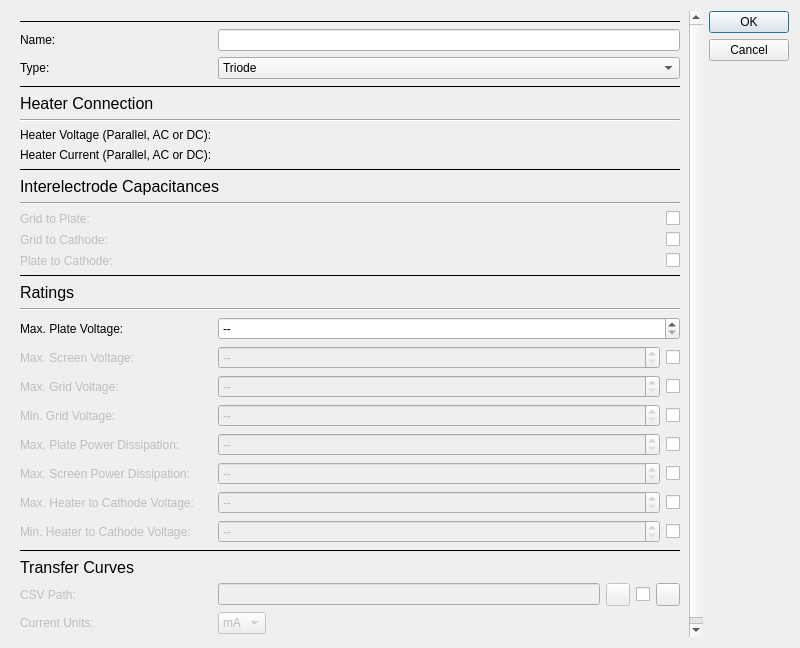
<?xml version="1.0" encoding="UTF-8"?>
<ui version="4.0">
 <class>TubeDataDialog</class>
 <widget class="QDialog" name="TubeDataDialog">
  <property name="geometry">
   <rect>
    <x>0</x>
    <y>0</y>
    <width>800</width>
    <height>648</height>
   </rect>
  </property>
  <property name="minimumSize">
   <size>
    <width>800</width>
    <height>200</height>
   </size>
  </property>
  <property name="windowTitle">
   <string>Create Tube</string>
  </property>
  <layout class="QHBoxLayout" name="horizontalLayout_8">
   <item>
    <widget class="QScrollArea" name="scrollArea">
     <property name="frameShape">
      <enum>QFrame::Shape::NoFrame</enum>
     </property>
     <property name="widgetResizable">
      <bool>true</bool>
     </property>
     <widget class="QWidget" name="scrollAreaWidgetContents">
      <property name="geometry">
       <rect>
        <x>0</x>
        <y>-30</y>
        <width>689</width>
        <height>660</height>
       </rect>
      </property>
      <layout class="QFormLayout" name="formLayout">
       <item row="0" column="0" colspan="2">
        <widget class="Line" name="line_2">
         <property name="frameShadow">
          <enum>QFrame::Shadow::Plain</enum>
         </property>
         <property name="orientation">
          <enum>Qt::Orientation::Horizontal</enum>
         </property>
        </widget>
       </item>
       <item row="1" column="0">
        <widget class="QLabel" name="nameLabel">
         <property name="text">
          <string>Name:</string>
         </property>
        </widget>
       </item>
       <item row="1" column="1">
        <widget class="QLineEdit" name="nameLineEdit"/>
       </item>
       <item row="2" column="0">
        <widget class="QLabel" name="typeLabel">
         <property name="text">
          <string>Type:</string>
         </property>
        </widget>
       </item>
       <item row="2" column="1">
        <widget class="QComboBox" name="typeComboBox">
         <item>
          <property name="text">
           <string>Triode</string>
          </property>
         </item>
         <item>
          <property name="text">
           <string>Pentode</string>
          </property>
         </item>
        </widget>
       </item>
       <item row="3" column="0" colspan="2">
        <widget class="Line" name="line">
         <property name="frameShadow">
          <enum>QFrame::Shadow::Plain</enum>
         </property>
         <property name="orientation">
          <enum>Qt::Orientation::Horizontal</enum>
         </property>
        </widget>
       </item>
       <item row="4" column="0" colspan="2">
        <widget class="QLabel" name="heaterLabel">
         <property name="text">
          <string>&lt;html&gt;&lt;head/&gt;&lt;body&gt;&lt;p&gt;&lt;span style=&quot; font-size:12pt;&quot;&gt;Heater Connection&lt;/span&gt;&lt;/p&gt;&lt;/body&gt;&lt;/html&gt;</string>
         </property>
        </widget>
       </item>
       <item row="5" column="0" colspan="2">
        <widget class="Line" name="line_3">
         <property name="orientation">
          <enum>Qt::Orientation::Horizontal</enum>
         </property>
        </widget>
       </item>
       <item row="6" column="0">
        <widget class="QLabel" name="heaterVoltageLabel">
         <property name="text">
          <string>Heater Voltage (Parallel, AC or DC):</string>
         </property>
        </widget>
       </item>
       <item row="6" column="1">
        <widget class="ScalableSpinBoxValue" name="heaterVoltageScalableSpinBox" native="true"/>
       </item>
       <item row="7" column="0">
        <widget class="QLabel" name="heaterCurrentLabel">
         <property name="text">
          <string>Heater Current (Parallel, AC or DC):</string>
         </property>
        </widget>
       </item>
       <item row="7" column="1">
        <widget class="ScalableSpinBoxValue" name="heaterCurrentScalableSpinBox" native="true"/>
       </item>
       <item row="8" column="0" colspan="2">
        <widget class="Line" name="line_4">
         <property name="frameShadow">
          <enum>QFrame::Shadow::Plain</enum>
         </property>
         <property name="orientation">
          <enum>Qt::Orientation::Horizontal</enum>
         </property>
        </widget>
       </item>
       <item row="9" column="0" colspan="2">
        <widget class="QLabel" name="capacitancesLabel">
         <property name="text">
          <string>&lt;html&gt;&lt;head/&gt;&lt;body&gt;&lt;p&gt;&lt;span style=&quot; font-size:12pt;&quot;&gt;Interelectrode Capacitances&lt;/span&gt;&lt;/p&gt;&lt;/body&gt;&lt;/html&gt;</string>
         </property>
        </widget>
       </item>
       <item row="10" column="0" colspan="2">
        <widget class="Line" name="line_5">
         <property name="orientation">
          <enum>Qt::Orientation::Horizontal</enum>
         </property>
        </widget>
       </item>
       <item row="11" column="0">
        <widget class="QLabel" name="gridToPlateCapacitanceLabel">
         <property name="enabled">
          <bool>false</bool>
         </property>
         <property name="text">
          <string>Grid to Plate:</string>
         </property>
        </widget>
       </item>
       <item row="11" column="1">
        <layout class="QHBoxLayout" name="gridToPlateCapacitanceLayout">
         <item>
          <widget class="ScalableSpinBoxValue" name="gridToPlateCapacitanceScalableSpinBox" native="true">
           <property name="enabled">
            <bool>false</bool>
           </property>
           <property name="sizePolicy">
            <sizepolicy hsizetype="Expanding" vsizetype="Preferred">
             <horstretch>0</horstretch>
             <verstretch>0</verstretch>
            </sizepolicy>
           </property>
          </widget>
         </item>
         <item>
          <widget class="QCheckBox" name="gridToPlateCapacitanceCheckBox">
           <property name="text">
            <string/>
           </property>
          </widget>
         </item>
        </layout>
       </item>
       <item row="12" column="0">
        <widget class="QLabel" name="gridToCathodeCapacitanceLabel">
         <property name="enabled">
          <bool>false</bool>
         </property>
         <property name="text">
          <string>Grid to Cathode:</string>
         </property>
        </widget>
       </item>
       <item row="12" column="1">
        <layout class="QHBoxLayout" name="gridToCathodeCapacitanceLayout">
         <item>
          <widget class="ScalableSpinBoxValue" name="gridToCathodeCapacitanceScalableSpinBox" native="true">
           <property name="enabled">
            <bool>false</bool>
           </property>
           <property name="sizePolicy">
            <sizepolicy hsizetype="Expanding" vsizetype="Preferred">
             <horstretch>0</horstretch>
             <verstretch>0</verstretch>
            </sizepolicy>
           </property>
          </widget>
         </item>
         <item>
          <widget class="QCheckBox" name="gridToCathodeCapacitanceCheckBox">
           <property name="text">
            <string/>
           </property>
          </widget>
         </item>
        </layout>
       </item>
       <item row="13" column="0">
        <widget class="QLabel" name="plateToCathodeCapacitanceLabel">
         <property name="enabled">
          <bool>false</bool>
         </property>
         <property name="text">
          <string>Plate to Cathode:</string>
         </property>
        </widget>
       </item>
       <item row="13" column="1">
        <layout class="QHBoxLayout" name="plateToCathodeCapacitanceLayout">
         <item>
          <widget class="ScalableSpinBoxValue" name="plateToCathodeCapacitanceScalableSpinBox" native="true">
           <property name="enabled">
            <bool>false</bool>
           </property>
           <property name="sizePolicy">
            <sizepolicy hsizetype="Expanding" vsizetype="Preferred">
             <horstretch>0</horstretch>
             <verstretch>0</verstretch>
            </sizepolicy>
           </property>
          </widget>
         </item>
         <item>
          <widget class="QCheckBox" name="plateToCathodeCapacitanceCheckBox">
           <property name="text">
            <string/>
           </property>
          </widget>
         </item>
        </layout>
       </item>
       <item row="14" column="0" colspan="2">
        <widget class="Line" name="line_11">
         <property name="frameShadow">
          <enum>QFrame::Shadow::Plain</enum>
         </property>
         <property name="orientation">
          <enum>Qt::Orientation::Horizontal</enum>
         </property>
        </widget>
       </item>
       <item row="15" column="0" colspan="2">
        <widget class="QLabel" name="ratingsLabel">
         <property name="text">
          <string>&lt;html&gt;&lt;head/&gt;&lt;body&gt;&lt;p&gt;&lt;span style=&quot; font-size:12pt;&quot;&gt;Ratings&lt;/span&gt;&lt;/p&gt;&lt;/body&gt;&lt;/html&gt;</string>
         </property>
        </widget>
       </item>
       <item row="16" column="0" colspan="2">
        <widget class="Line" name="line_12">
         <property name="orientation">
          <enum>Qt::Orientation::Horizontal</enum>
         </property>
        </widget>
       </item>
       <item row="17" column="0">
        <widget class="QLabel" name="maxPlateVoltageLabel">
         <property name="enabled">
          <bool>true</bool>
         </property>
         <property name="text">
          <string>Max. Plate Voltage:</string>
         </property>
        </widget>
       </item>
       <item row="17" column="1">
        <widget class="QSpinBox" name="maxPlateVoltageSpinBox">
         <property name="specialValueText">
          <string>--</string>
         </property>
         <property name="suffix">
          <string> V</string>
         </property>
         <property name="minimum">
          <number>-1</number>
         </property>
         <property name="maximum">
          <number>9999</number>
         </property>
         <property name="value">
          <number>-1</number>
         </property>
        </widget>
       </item>
       <item row="18" column="0">
        <widget class="QLabel" name="maxScreenVoltageLabel">
         <property name="enabled">
          <bool>false</bool>
         </property>
         <property name="text">
          <string>Max. Screen Voltage:</string>
         </property>
        </widget>
       </item>
       <item row="18" column="1">
        <layout class="QHBoxLayout" name="maxScreenVoltageLayout">
         <item>
          <widget class="QSpinBox" name="maxScreenVoltageSpinBox">
           <property name="enabled">
            <bool>false</bool>
           </property>
           <property name="specialValueText">
            <string>--</string>
           </property>
           <property name="suffix">
            <string> V</string>
           </property>
           <property name="minimum">
            <number>-1</number>
           </property>
           <property name="maximum">
            <number>9999</number>
           </property>
           <property name="value">
            <number>-1</number>
           </property>
          </widget>
         </item>
         <item>
          <widget class="QCheckBox" name="maxScreenVoltageCheckBox">
           <property name="sizePolicy">
            <sizepolicy hsizetype="Maximum" vsizetype="Fixed">
             <horstretch>0</horstretch>
             <verstretch>0</verstretch>
            </sizepolicy>
           </property>
           <property name="text">
            <string/>
           </property>
          </widget>
         </item>
        </layout>
       </item>
       <item row="19" column="0">
        <widget class="QLabel" name="maxGridVoltageLabel">
         <property name="enabled">
          <bool>false</bool>
         </property>
         <property name="text">
          <string>Max. Grid Voltage:</string>
         </property>
        </widget>
       </item>
       <item row="19" column="1">
        <layout class="QHBoxLayout" name="maxGridVoltageLayout">
         <item>
          <widget class="QDoubleSpinBox" name="maxGridVoltageSpinBox">
           <property name="enabled">
            <bool>false</bool>
           </property>
           <property name="specialValueText">
            <string>--</string>
           </property>
           <property name="suffix">
            <string> V</string>
           </property>
           <property name="minimum">
            <double>-10.010000000000000</double>
           </property>
           <property name="maximum">
            <double>999.990000000000009</double>
           </property>
           <property name="value">
            <double>-10.010000000000000</double>
           </property>
          </widget>
         </item>
         <item>
          <widget class="QCheckBox" name="maxGridVoltageCheckBox">
           <property name="sizePolicy">
            <sizepolicy hsizetype="Maximum" vsizetype="Fixed">
             <horstretch>0</horstretch>
             <verstretch>0</verstretch>
            </sizepolicy>
           </property>
           <property name="text">
            <string/>
           </property>
          </widget>
         </item>
        </layout>
       </item>
       <item row="20" column="0">
        <widget class="QLabel" name="minGridVoltageLabel">
         <property name="enabled">
          <bool>false</bool>
         </property>
         <property name="text">
          <string>Min. Grid Voltage:</string>
         </property>
        </widget>
       </item>
       <item row="20" column="1">
        <layout class="QHBoxLayout" name="minGridVoltageLayout">
         <item>
          <widget class="QDoubleSpinBox" name="minGridVoltageSpinBox">
           <property name="enabled">
            <bool>false</bool>
           </property>
           <property name="specialValueText">
            <string>--</string>
           </property>
           <property name="suffix">
            <string> V</string>
           </property>
           <property name="minimum">
            <double>-100.000000000000000</double>
           </property>
           <property name="maximum">
            <double>10.000000000000000</double>
           </property>
           <property name="value">
            <double>-100.000000000000000</double>
           </property>
          </widget>
         </item>
         <item>
          <widget class="QCheckBox" name="minGridVoltageCheckBox">
           <property name="sizePolicy">
            <sizepolicy hsizetype="Maximum" vsizetype="Fixed">
             <horstretch>0</horstretch>
             <verstretch>0</verstretch>
            </sizepolicy>
           </property>
           <property name="text">
            <string/>
           </property>
          </widget>
         </item>
        </layout>
       </item>
       <item row="21" column="0">
        <widget class="QLabel" name="maxPlatePowerLabel">
         <property name="enabled">
          <bool>false</bool>
         </property>
         <property name="text">
          <string>Max. Plate Power Dissipation:</string>
         </property>
        </widget>
       </item>
       <item row="21" column="1">
        <layout class="QHBoxLayout" name="maxPlatePowerLayout">
         <item>
          <widget class="QDoubleSpinBox" name="maxPlatePowerSpinBox">
           <property name="enabled">
            <bool>false</bool>
           </property>
           <property name="specialValueText">
            <string>--</string>
           </property>
           <property name="suffix">
            <string> W</string>
           </property>
           <property name="minimum">
            <double>-0.010000000000000</double>
           </property>
           <property name="value">
            <double>-0.010000000000000</double>
           </property>
          </widget>
         </item>
         <item>
          <widget class="QCheckBox" name="maxPlatePowerCheckBox">
           <property name="sizePolicy">
            <sizepolicy hsizetype="Maximum" vsizetype="Fixed">
             <horstretch>0</horstretch>
             <verstretch>0</verstretch>
            </sizepolicy>
           </property>
           <property name="text">
            <string/>
           </property>
          </widget>
         </item>
        </layout>
       </item>
       <item row="22" column="0">
        <widget class="QLabel" name="maxScreenPowerLabel">
         <property name="enabled">
          <bool>false</bool>
         </property>
         <property name="text">
          <string>Max. Screen Power Dissipation:</string>
         </property>
        </widget>
       </item>
       <item row="22" column="1">
        <layout class="QHBoxLayout" name="maxScreenPowerLayout">
         <item>
          <widget class="QDoubleSpinBox" name="maxScreenPowerSpinBox">
           <property name="enabled">
            <bool>false</bool>
           </property>
           <property name="specialValueText">
            <string>--</string>
           </property>
           <property name="suffix">
            <string> W</string>
           </property>
           <property name="minimum">
            <double>-0.010000000000000</double>
           </property>
           <property name="value">
            <double>-0.010000000000000</double>
           </property>
          </widget>
         </item>
         <item>
          <widget class="QCheckBox" name="maxScreenPowerCheckBox">
           <property name="sizePolicy">
            <sizepolicy hsizetype="Maximum" vsizetype="Fixed">
             <horstretch>0</horstretch>
             <verstretch>0</verstretch>
            </sizepolicy>
           </property>
           <property name="text">
            <string/>
           </property>
          </widget>
         </item>
        </layout>
       </item>
       <item row="23" column="0">
        <widget class="QLabel" name="maxHeaterToCathodeVoltageLabel">
         <property name="enabled">
          <bool>false</bool>
         </property>
         <property name="text">
          <string>Max. Heater to Cathode Voltage:</string>
         </property>
        </widget>
       </item>
       <item row="23" column="1">
        <layout class="QHBoxLayout" name="maxHeaterToCathodeVoltageLayout">
         <item>
          <widget class="QSpinBox" name="maxHeaterToCathodeVoltageSpinBox">
           <property name="enabled">
            <bool>false</bool>
           </property>
           <property name="specialValueText">
            <string>--</string>
           </property>
           <property name="suffix">
            <string> V</string>
           </property>
           <property name="minimum">
            <number>-1</number>
           </property>
           <property name="value">
            <number>-1</number>
           </property>
          </widget>
         </item>
         <item>
          <widget class="QCheckBox" name="maxHeaterToCathodeVoltageCheckBox">
           <property name="sizePolicy">
            <sizepolicy hsizetype="Maximum" vsizetype="Fixed">
             <horstretch>0</horstretch>
             <verstretch>0</verstretch>
            </sizepolicy>
           </property>
           <property name="text">
            <string/>
           </property>
          </widget>
         </item>
        </layout>
       </item>
       <item row="24" column="0">
        <widget class="QLabel" name="minHeaterToCathodeVoltageLabel">
         <property name="enabled">
          <bool>false</bool>
         </property>
         <property name="text">
          <string>Min. Heater to Cathode Voltage:</string>
         </property>
        </widget>
       </item>
       <item row="24" column="1">
        <layout class="QHBoxLayout" name="minHeaterToCathodeVoltageLayout">
         <item>
          <widget class="QSpinBox" name="minHeaterToCathodeVoltageSpinBox">
           <property name="enabled">
            <bool>false</bool>
           </property>
           <property name="specialValueText">
            <string>--</string>
           </property>
           <property name="suffix">
            <string> V</string>
           </property>
           <property name="minimum">
            <number>-1000</number>
           </property>
           <property name="maximum">
            <number>0</number>
           </property>
           <property name="value">
            <number>-1000</number>
           </property>
          </widget>
         </item>
         <item>
          <widget class="QCheckBox" name="minHeaterToCathodeVoltageCheckBox">
           <property name="sizePolicy">
            <sizepolicy hsizetype="Maximum" vsizetype="Fixed">
             <horstretch>0</horstretch>
             <verstretch>0</verstretch>
            </sizepolicy>
           </property>
           <property name="text">
            <string/>
           </property>
          </widget>
         </item>
        </layout>
       </item>
       <item row="25" column="0" colspan="2">
        <widget class="Line" name="line_13">
         <property name="frameShadow">
          <enum>QFrame::Shadow::Plain</enum>
         </property>
         <property name="orientation">
          <enum>Qt::Orientation::Horizontal</enum>
         </property>
        </widget>
       </item>
       <item row="26" column="0" colspan="2">
        <widget class="QLabel" name="transferCurvesLabel">
         <property name="text">
          <string>&lt;html&gt;&lt;head/&gt;&lt;body&gt;&lt;p&gt;&lt;span style=&quot; font-size:12pt;&quot;&gt;Transfer Curves&lt;/span&gt;&lt;/p&gt;&lt;/body&gt;&lt;/html&gt;</string>
         </property>
        </widget>
       </item>
       <item row="27" column="0">
        <widget class="QLabel" name="csvPathLabel">
         <property name="enabled">
          <bool>false</bool>
         </property>
         <property name="text">
          <string>CSV Path:</string>
         </property>
        </widget>
       </item>
       <item row="27" column="1">
        <layout class="QHBoxLayout" name="csvPathLayout">
         <item>
          <widget class="QLineEdit" name="csvPathLineEdit">
           <property name="enabled">
            <bool>false</bool>
           </property>
          </widget>
         </item>
         <item>
          <widget class="QToolButton" name="csvPathBrowseButton">
           <property name="enabled">
            <bool>false</bool>
           </property>
           <property name="text">
            <string/>
           </property>
           <property name="icon">
            <iconset resource="loadlinecalculator.qrc">
             <normaloff>:/icons/add_file_24_png</normaloff>:/icons/add_file_24_png</iconset>
           </property>
          </widget>
         </item>
         <item>
          <widget class="QCheckBox" name="csvPathCheckBox">
           <property name="enabled">
            <bool>true</bool>
           </property>
           <property name="text">
            <string/>
           </property>
          </widget>
         </item>
         <item>
          <widget class="QToolButton" name="csvHelpButton">
           <property name="text">
            <string/>
           </property>
           <property name="icon">
            <iconset resource="loadlinecalculator.qrc">
             <normaloff>:/icons/question_mark_24_png</normaloff>:/icons/question_mark_24_png</iconset>
           </property>
          </widget>
         </item>
        </layout>
       </item>
       <item row="28" column="0">
        <widget class="QLabel" name="currentUnitsLabel">
         <property name="enabled">
          <bool>false</bool>
         </property>
         <property name="text">
          <string>Current Units:</string>
         </property>
        </widget>
       </item>
       <item row="28" column="1">
        <widget class="QComboBox" name="currentUnitsComboBox">
         <property name="enabled">
          <bool>false</bool>
         </property>
         <property name="sizePolicy">
          <sizepolicy hsizetype="Maximum" vsizetype="Fixed">
           <horstretch>0</horstretch>
           <verstretch>0</verstretch>
          </sizepolicy>
         </property>
         <item>
          <property name="text">
           <string>mA</string>
          </property>
         </item>
         <item>
          <property name="text">
           <string>A</string>
          </property>
         </item>
        </widget>
       </item>
      </layout>
     </widget>
    </widget>
   </item>
   <item>
    <widget class="QDialogButtonBox" name="buttonBox">
     <property name="orientation">
      <enum>Qt::Orientation::Vertical</enum>
     </property>
     <property name="standardButtons">
      <set>QDialogButtonBox::StandardButton::Cancel|QDialogButtonBox::StandardButton::Ok</set>
     </property>
    </widget>
   </item>
  </layout>
 </widget>
 <customwidgets>
  <customwidget>
   <class>ScalableSpinBoxValue</class>
   <extends>QWidget</extends>
   <header>ScalableSpinBoxValue.hpp</header>
   <container>1</container>
  </customwidget>
 </customwidgets>
 <resources>
  <include location="loadlinecalculator.qrc"/>
 </resources>
 <connections>
  <connection>
   <sender>buttonBox</sender>
   <signal>accepted()</signal>
   <receiver>TubeDataDialog</receiver>
   <slot>accept()</slot>
   <hints>
    <hint type="sourcelabel">
     <x>248</x>
     <y>254</y>
    </hint>
    <hint type="destinationlabel">
     <x>157</x>
     <y>274</y>
    </hint>
   </hints>
  </connection>
  <connection>
   <sender>buttonBox</sender>
   <signal>rejected()</signal>
   <receiver>TubeDataDialog</receiver>
   <slot>reject()</slot>
   <hints>
    <hint type="sourcelabel">
     <x>316</x>
     <y>260</y>
    </hint>
    <hint type="destinationlabel">
     <x>286</x>
     <y>274</y>
    </hint>
   </hints>
  </connection>
 </connections>
</ui>
